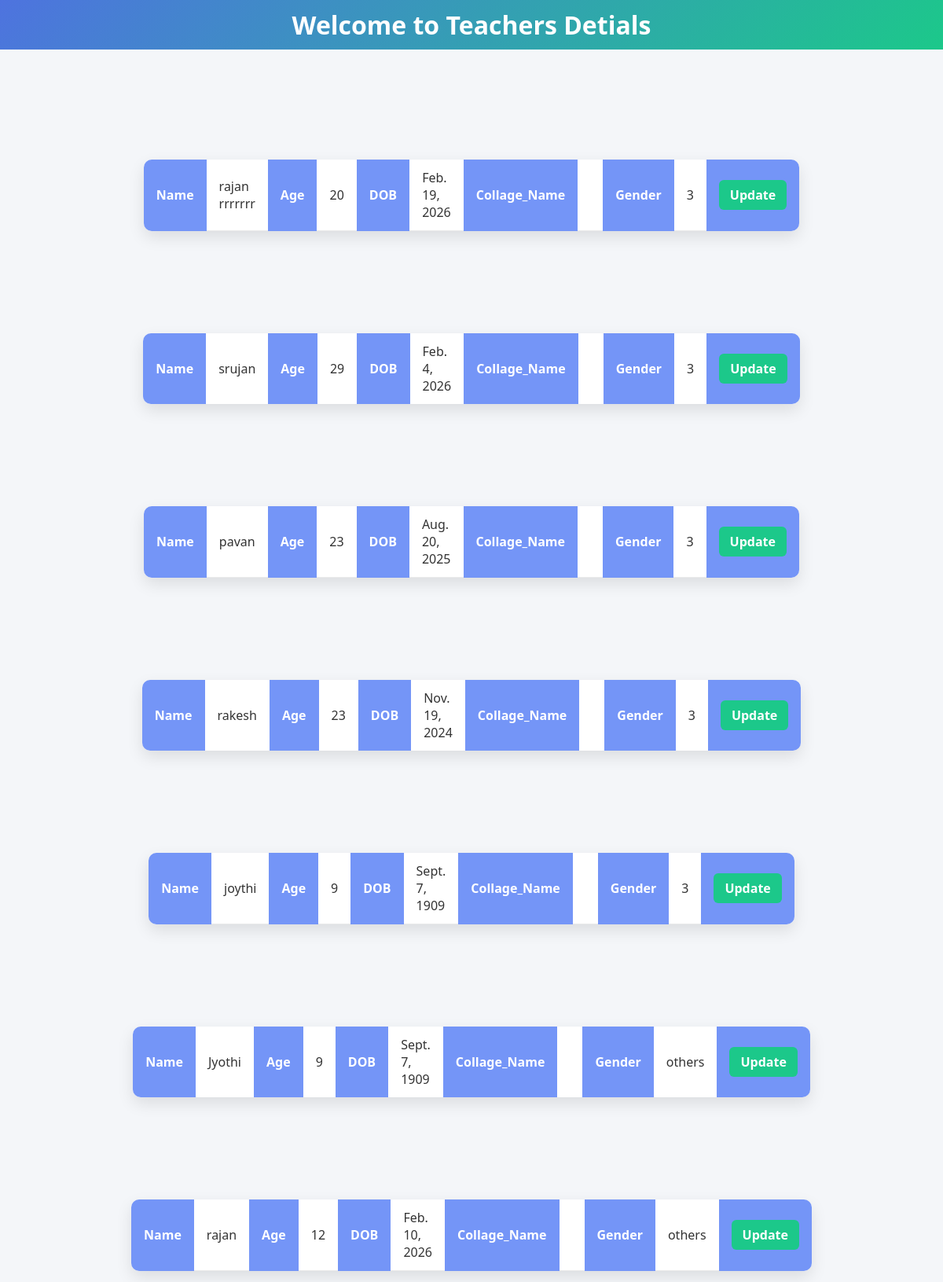
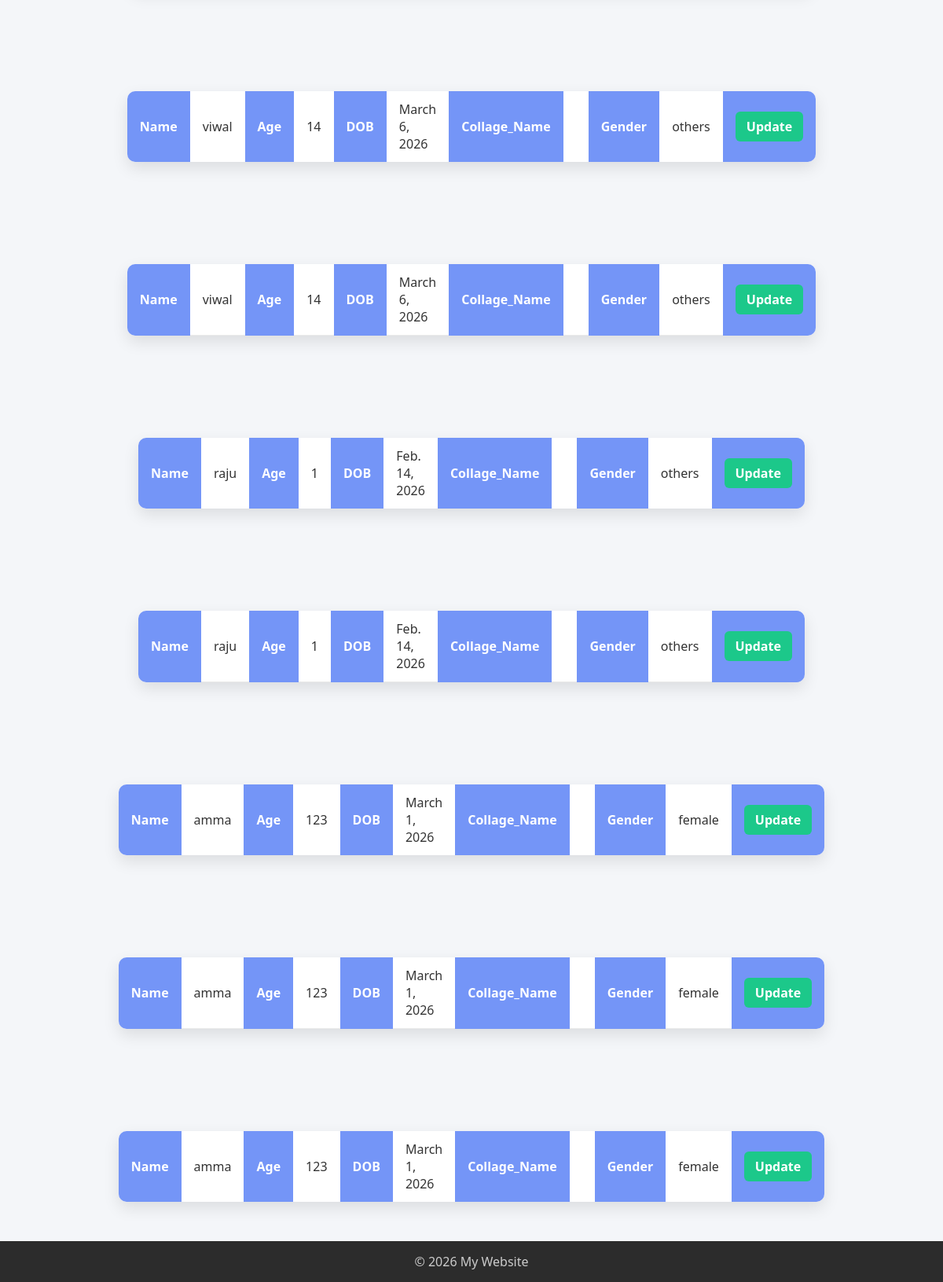
The app's page /karthik/app2/Teachers.html with its own data (2 pictures, top to bottom).
### app1/models.py (models this page shows, shortened)
class Teachers(models.Model):
    name = models.CharField(max_length=100)
    age = models.IntegerField(null=True,blank=True)
    Password = models.CharField(null=True,blank=True)
    Address = models.CharField(null=True,blank=True)
    DOB = models.DateField(null=True,blank=True)
    Gender = models.CharField(null=True,blank=True)

### app1/views.py (the view)
# urls.py: path('app2/Teachers.html', app1,name='app1'),
def app1(request):
 teachers = Teachers.objects.all()
 return render(request,'Teachers.html',{'teachers':teachers})

### templates/Teachers.html (shortened to what this page needs)
{% load static %}
<!DOCTYPE html>
<html lang="en">
<head>
 <link rel="stylesheet" href="{% static 'teachers.css' %}">
</head>
<body>
    <header>
        <h1>Welcome to Teachers Detials</h1>
    </header>
    <main>
        <section>
            {%  for teachers in teachers %}
           <center>
            <table>
             <tr><th>Name</th>
                <td>{{teachers.name}}</td>  <br>
                <th>Age</th>
                <td>{{teachers.age}}</td><br>
                <th>DOB</th>
                <td>{{teachers.DOB}}</td><br>
                <th>Collage_Name</th>
                <td>{{teachers.Collage_Name}}</td><br>
                <th>Gender</th>
                <td>{{teachers.Gender}}</td><br>
    <th><a href="{% url 'update' teachers.id %}">Update</a></th>
           </table>
           </center>
                    {% endfor %}
        </section>
    </main>
    <footer>
        <p>© 2026 My Website</p>
    </footer>
</body>
</html>

### static/teachers.css (style rules this page uses)
* { margin: 0; padding: 0; box-sizing: border-box; font-family: "Segoe UI", Tahoma, Geneva, Verdana, sans-serif; }
body { background: #f4f6f9; color: #333; }
header { background: linear-gradient(135deg, #4e73df, #1cc88a); color: white; padding: 10px; text-align: center; }
main { padding: 20px 10px; }
table { width: 50%; margin: 10px auto; border-collapse: collapse; background: #ffffff; box-shadow: 0 8px 20px rgba(0, 0, 0, 0.1); border-radius: 10px; overflow: hidden; }
th { background: #7495f7; color: #fff; text-align: left; padding: 12px 16px; width: 30%; }
td { padding: 12px 16px; border-bottom: 1px solid #eaeaea; }
a { text-decoration: none; background: #1cc88a; color: white; padding: 8px 14px; border-radius: 6px; font-weight: 600; transition: 0.3s ease; }
footer { margin-top: 20px; background: #2c2c2c; color: #ccc; text-align: center; padding: 15px; }

### records on screen
Teachers: name "rajan rrrrrrr", age "20", DOB "Feb. 19, 2026", Gender "3"
Teachers: name "srujan", age "29", DOB "Feb. 4, 2026", Gender "3"
Teachers: name "pavan", age "23", DOB "Aug. 20, 2025", Gender "3"
Teachers: name "rakesh", age "23", DOB "Nov. 19, 2024", Gender "3"
Teachers: name "joythi", age "9", DOB "Sept. 7, 1909", Gender "3"
Teachers: name "Jyothi", age "9", DOB "Sept. 7, 1909", Gender "others"
Teachers: name "rajan", age "12", DOB "Feb. 10, 2026", Gender "others"
Teachers: name "viwal", age "14", DOB "March 6, 2026", Gender "others"
Teachers: name "viwal", age "14", DOB "March 6, 2026", Gender "others"
Teachers: name "raju", age "1", DOB "Feb. 14, 2026", Gender "others"
Teachers: name "raju", age "1", DOB "Feb. 14, 2026", Gender "others"
Teachers: name "amma", age "123", DOB "March 1, 2026", Gender "female"
Teachers: name "amma", age "123", DOB "March 1, 2026", Gender "female"
Teachers: name "amma", age "123", DOB "March 1, 2026", Gender "female"
